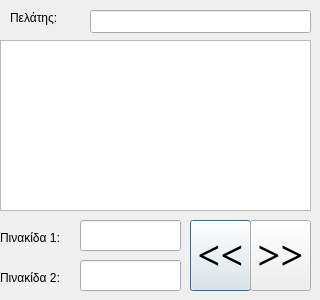
<?xml version="1.0" encoding="UTF-8"?>
<ui version="4.0">
 <class>profortosi_new_1Class</class>
 <widget class="QDialog" name="profortosi_new_1Class">
  <property name="geometry">
   <rect>
    <x>0</x>
    <y>0</y>
    <width>320</width>
    <height>300</height>
   </rect>
  </property>
  <property name="windowTitle">
   <string>Νέα Προφόρτωση</string>
  </property>
  <widget class="QLabel" name="label_2">
   <property name="geometry">
    <rect>
     <x>0</x>
     <y>230</y>
     <width>71</width>
     <height>16</height>
    </rect>
   </property>
   <property name="text">
    <string>Πινακίδα 1:</string>
   </property>
  </widget>
  <widget class="QLineEdit" name="lineEdit_2">
   <property name="geometry">
    <rect>
     <x>80</x>
     <y>260</y>
     <width>101</width>
     <height>31</height>
    </rect>
   </property>
  </widget>
  <widget class="QLineEdit" name="lineEdit_3">
   <property name="geometry">
    <rect>
     <x>90</x>
     <y>10</y>
     <width>221</width>
     <height>23</height>
    </rect>
   </property>
  </widget>
  <widget class="QLabel" name="label">
   <property name="geometry">
    <rect>
     <x>10</x>
     <y>10</y>
     <width>61</width>
     <height>16</height>
    </rect>
   </property>
   <property name="text">
    <string>Πελάτης:</string>
   </property>
  </widget>
  <widget class="QPushButton" name="pushBack">
   <property name="geometry">
    <rect>
     <x>190</x>
     <y>220</y>
     <width>61</width>
     <height>71</height>
    </rect>
   </property>
   <property name="font">
    <font>
     <family>Times New Roman</family>
     <pointsize>30</pointsize>
     <weight>75</weight>
     <bold>true</bold>
    </font>
   </property>
   <property name="text">
    <string>&lt;&lt;</string>
   </property>
   <property name="shortcut">
    <string>Esc</string>
   </property>
  </widget>
  <widget class="QLineEdit" name="lineEdit">
   <property name="geometry">
    <rect>
     <x>80</x>
     <y>220</y>
     <width>101</width>
     <height>31</height>
    </rect>
   </property>
  </widget>
  <widget class="QLabel" name="label_3">
   <property name="geometry">
    <rect>
     <x>0</x>
     <y>270</y>
     <width>71</width>
     <height>16</height>
    </rect>
   </property>
   <property name="text">
    <string>Πινακίδα 2:</string>
   </property>
  </widget>
  <widget class="QPushButton" name="pushFront">
   <property name="geometry">
    <rect>
     <x>250</x>
     <y>220</y>
     <width>61</width>
     <height>71</height>
    </rect>
   </property>
   <property name="font">
    <font>
     <family>Times New Roman</family>
     <pointsize>30</pointsize>
     <weight>75</weight>
     <bold>true</bold>
    </font>
   </property>
   <property name="text">
    <string>&gt;&gt;</string>
   </property>
  </widget>
  <widget class="QTableWidget" name="tableWidget">
   <property name="geometry">
    <rect>
     <x>0</x>
     <y>40</y>
     <width>311</width>
     <height>171</height>
    </rect>
   </property>
   <attribute name="verticalHeaderVisible">
    <bool>false</bool>
   </attribute>
   <attribute name="verticalHeaderVisible">
    <bool>false</bool>
   </attribute>
  </widget>
 </widget>
 <layoutdefault spacing="6" margin="11"/>
 <resources/>
 <connections/>
</ui>
